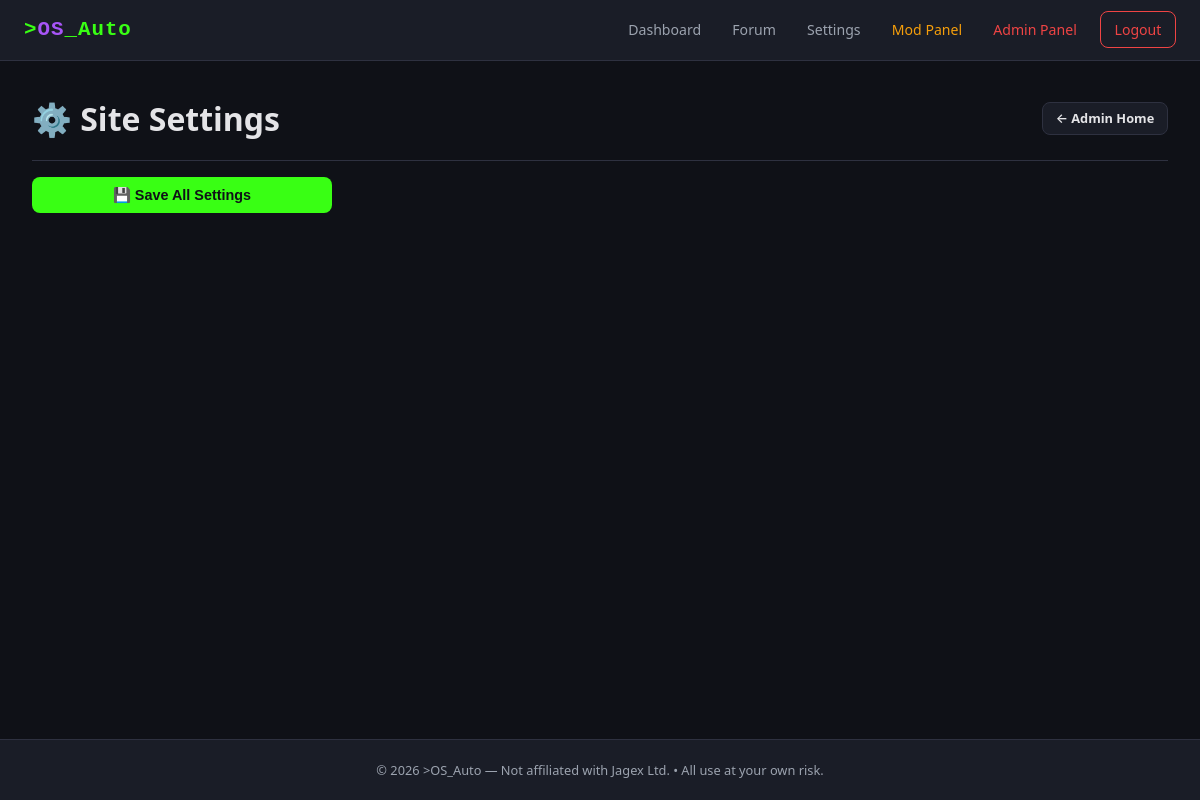
The app's page /admin/settings.php (signed in), older data.
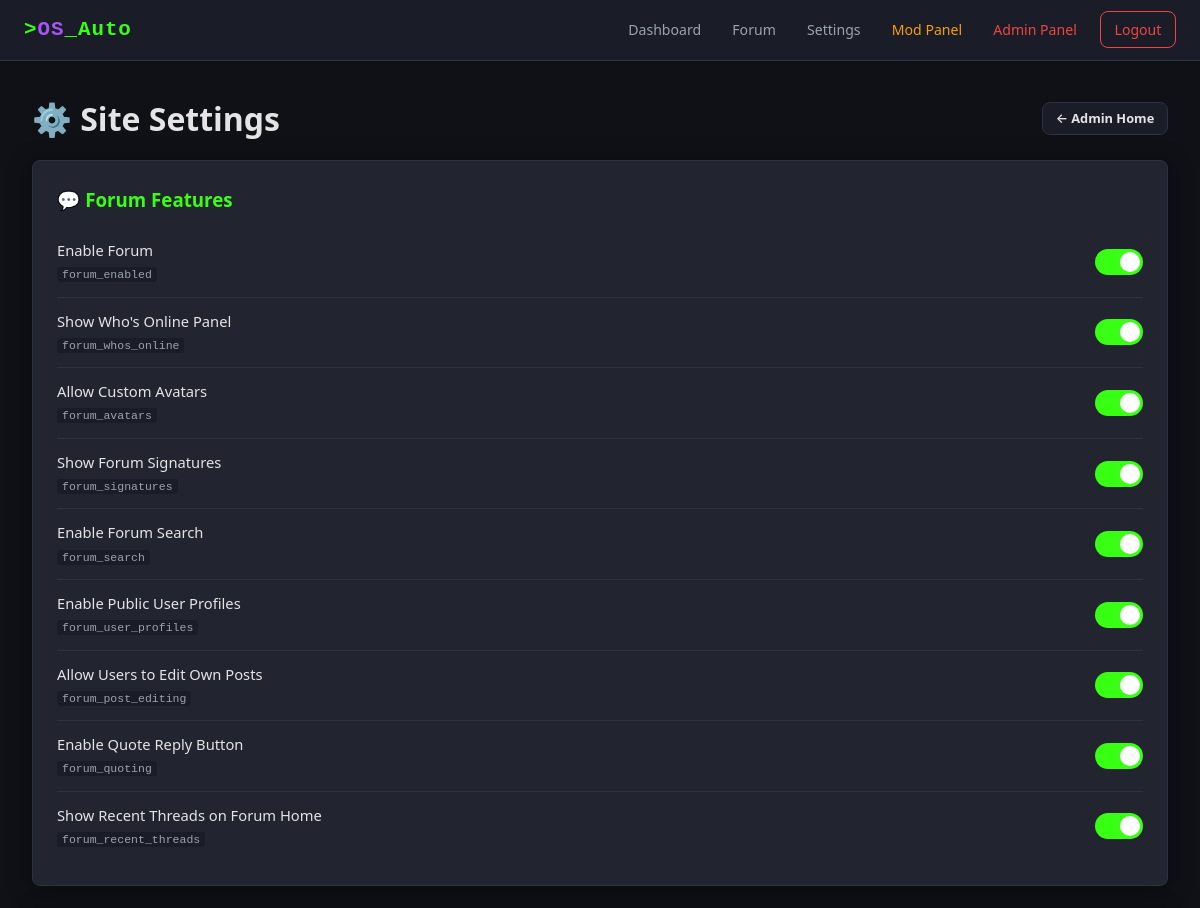
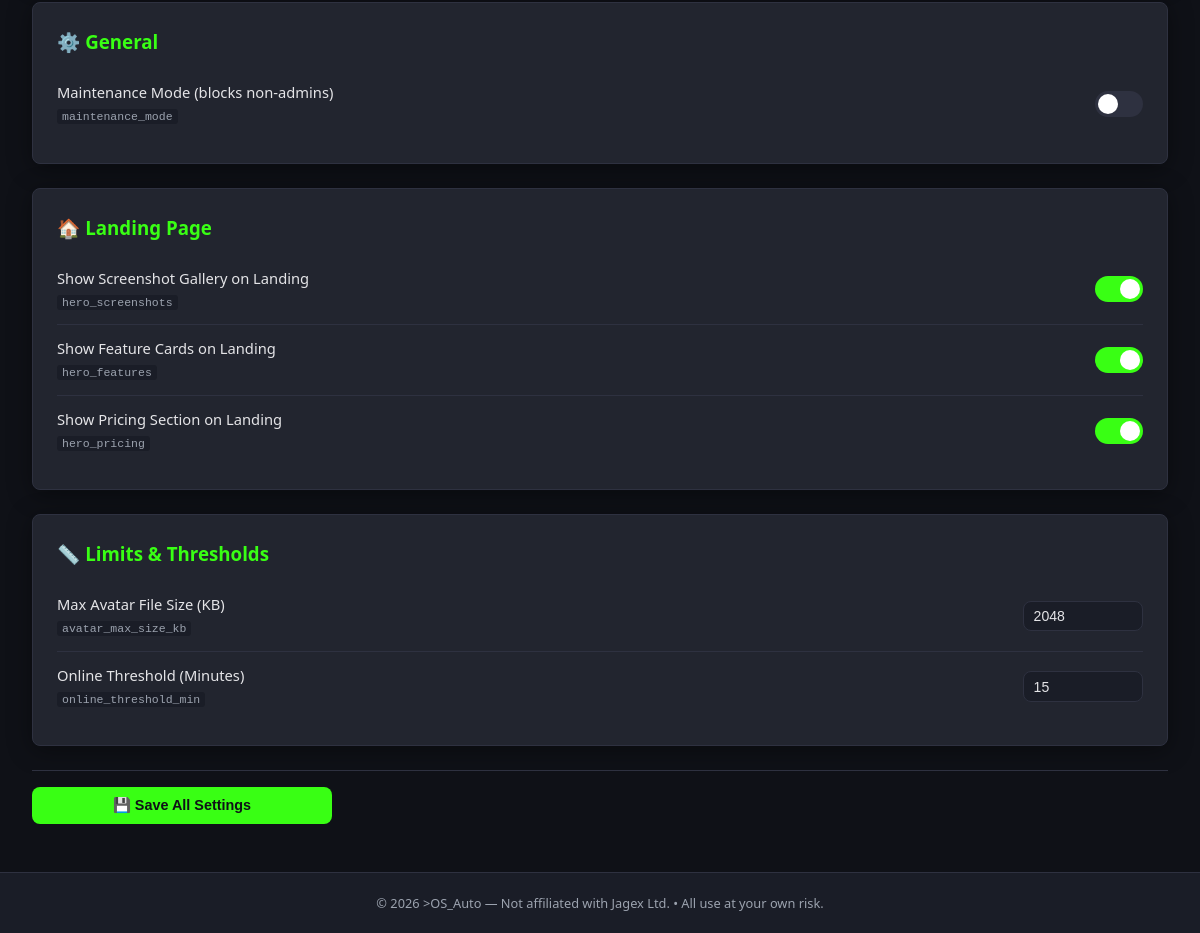
The same page, newer data (2 pictures, top to bottom).
### tables this page shows
CREATE TABLE IF NOT EXISTS `site_settings` (
  `setting_key`   VARCHAR(80)  NOT NULL,
  `setting_value` TEXT         DEFAULT NULL,
  `label`         VARCHAR(200) DEFAULT NULL,
  `category`      VARCHAR(60)  NOT NULL DEFAULT 'general',
  `sort_order`    INT          NOT NULL DEFAULT 0,
  PRIMARY KEY (`setting_key`)
);

### includes/functions.php (called while the page is built, shortened)
<?php
function isLoggedIn(): bool
{
    return isset($_SESSION['user_id']);
}
function hasRole(string $role): bool
{
    $hierarchy = ['user' => 1, 'moderator' => 2, 'admin' => 3];
    $userLevel = $hierarchy[$_SESSION['role'] ?? 'user'] ?? 0;
    $required  = $hierarchy[$role] ?? 99;
    return $userLevel >= $required;
}
function e(string $value): string
{
    return htmlspecialchars($value, ENT_QUOTES, 'UTF-8');
}
function getAllSettings(PDO $pdo): array
{
    return $pdo->query(
        'SELECT * FROM `site_settings` ORDER BY `category` ASC, `sort_order` ASC'
    )->fetchAll();
}

### admin/settings.php (the view, shortened to what this page needs)
<?php
require_once __DIR__ . '/../includes/db.php';
require_once __DIR__ . '/../includes/functions.php';
$settings = getAllSettings($pdo);
$grouped = [];
foreach ($settings as $s) {
    $grouped[$s['category']][] = $s;
}
$categoryLabels = [
    'forum'   => '💬 Forum Features',
    'landing' => '🏠 Landing Page',
    'limits'  => '📏 Limits & Thresholds',
    'general' => '⚙️ General',
];
require_once __DIR__ . '/../includes/header.php';
?>
<div class="flex-between flex-between-mobile mb-1">
  <h1>⚙️ Site Settings</h1>
  <a href="/admin/index.php" class="btn btn-secondary btn-sm">&larr; Admin Home</a>
</div>
<form method="POST">
  <?php foreach ($grouped as $cat => $items): ?>
    <div class="card">
      <h3><?= $categoryLabels[$cat] ?? e(ucfirst($cat)) ?></h3>
      <?php foreach ($items as $s):
        $key  = $s['setting_key'];
        $val  = $s['setting_value'];
        $isBool = in_array($val, ['0','1']) && !in_array($key, ['avatar_max_size_kb','online_threshold_min']);
      ?>
        <div class="toggle-wrap">
          <div>
            <div class="toggle-label"><?= e($s['label'] ?? $key) ?></div>
            <div class="toggle-desc">
              <code style="background:var(--bg-secondary);padding:1px 5px;border-radius:3px;font-size:.72rem;">
                <?= e($key) ?>
              </code>
            </div>
          </div>
          <?php if ($isBool): ?>
            <label class="toggle-switch">
              <span class="toggle-slider"></span>
            </label>
          <?php else: ?>
            <div class="setting-input">
              <input type="text" name="setting[<?= e($key) ?>]"
                     value="<?= e($val) ?>">
            </div>
          <?php endif; ?>
        </div>
      <?php endforeach; ?>
    </div>
  <?php endforeach; ?>
  <div style="position:sticky;bottom:0;background:var(--bg-primary);padding:1rem 0;border-top:1px solid var(--border-color);">
    <button type="submit" class="btn btn-primary" style="width:100%;max-width:300px;">
      💾 Save All Settings
    </button>
  </div>
</form>
<?php require_once __DIR__ . '/../includes/footer.php'; ?>

### includes/header.php (shortened to what this page needs)
<?php
require_once __DIR__ . '/db.php';
require_once __DIR__ . '/functions.php';
?>
<!DOCTYPE html>
<html lang="en">
<head>
</head>
<body>
<header class="navbar">
  <div class="navbar-inner">
    <a href="/index.php" class="brand">&gt;<span>OS</span>_Auto</a>
    <ul class="nav-links">
      <?php if (isLoggedIn()): ?>
        <li><a href="/dashboard.php">Dashboard</a></li>
        <li><a href="/forum/index.php">Forum</a></li>
        <li><a href="/settings.php">Settings</a></li>
        <?php if (hasRole('moderator')): ?>
          <li><a href="/mod/index.php" class="role-mod">Mod Panel</a></li>
        <?php endif; ?>
        <?php if (hasRole('admin')): ?>
          <li><a href="/admin/index.php" class="role-admin">Admin Panel</a></li>
        <?php endif; ?>
        <li><a href="/logout.php" class="btn-logout">Logout</a></li>
      <?php else: ?>
        <li><a href="/login.php">Login</a></li>
        <li><a href="/register.php" class="btn-register">Register</a></li>
      <?php endif; ?>
    </ul>
  </div>
</header>
<main class="container">

### includes/footer.php (shortened to what this page needs)
</main>
<footer class="site-footer">
  &copy; <?= date('Y') ?> >OS_Auto &mdash; Not affiliated with Jagex Ltd.
  &bull; All use at your own risk.
</footer>
</body>
</html>

### includes/header.php (style rules this page uses)
*, *::before, *::after { box-sizing: border-box; margin: 0; padding: 0; }
:root { --bg-primary: #0f1117; --bg-secondary: #1a1d27; --bg-card: #22252f; --border-color: #2e3140; --text-primary: #e4e4e7; --text-secondary:#9ca3af; --accent-green: #39ff14; --accent-purple: #a855f7; --accent-red: #ef4444; --accent-amber: #f59e0b; --accent-blue: #3b82f6; --font-mono: 'Courier New', monospace; --font-main: 'Segoe UI', system-ui, -apple-system, sans-serif; --radius: 8px; --shadow: 0 4px 24px rgba(0,0,0,.4); --nav-height: 60px; }
html { overflow-x: hidden; -webkit-text-size-adjust: 100%; }
body { font-family: var(--font-main); background: var(--bg-primary); color: var(--text-primary); line-height: 1.6; min-height: 100vh; display: flex; flex-direction: column; overflow-x: hidden; max-width: 100vw; }
a { color: var(--accent-green); text-decoration: none; transition: color .2s; }
.navbar { background: var(--bg-secondary); border-bottom: 1px solid var(--border-color); position: sticky; top: 0; z-index: 1000; }
.navbar-inner { max-width: 1320px; margin: 0 auto; padding: 0 1.5rem; height: var(--nav-height); display: flex; align-items: center; justify-content: space-between; }
.brand { font-size: 1.3rem; font-weight: 700; color: var(--accent-green); font-family: var(--font-mono); letter-spacing: 1px; white-space: nowrap; }
.brand span { color: var(--accent-purple); }
.nav-links { display: flex; gap: .25rem; align-items: center; list-style: none; }
.nav-links a { color: var(--text-secondary); font-size: .88rem; padding: .5rem .85rem; border-radius: var(--radius); transition: background .2s, color .2s; white-space: nowrap; }
.nav-links a.role-mod { color: var(--accent-amber); }
.nav-links a.role-admin { color: var(--accent-red); }
.nav-links a.btn-logout { border: 1px solid var(--accent-red); color: var(--accent-red); margin-left: .35rem; }
.container { max-width: 1280px; margin: 0 auto; padding: 2rem 2rem; flex: 1; width: 100%; }
.card { background: var(--bg-card); border: 1px solid var(--border-color); border-radius: var(--radius); padding: 1.5rem; margin-bottom: 1.5rem; box-shadow: var(--shadow); overflow: hidden; }
.card h2, .card h3 { margin-bottom: .75rem; color: var(--accent-green); }
.btn { display: inline-block; padding: .6rem 1.4rem; border: none; border-radius: var(--radius); font-size: .9rem; font-weight: 600; cursor: pointer; transition: opacity .2s, transform .1s; text-align: center; }
.btn-primary { background: var(--accent-green); color: #0f1117; }
.btn-secondary { background: var(--bg-secondary); color: var(--text-primary); border: 1px solid var(--border-color); }
.btn-sm { padding: .35rem .8rem; font-size: .8rem; }
.site-footer { background: var(--bg-secondary); border-top: 1px solid var(--border-color); text-align: center; padding: 1.25rem; font-size: .8rem; color: var(--text-secondary); margin-top: auto; }
.mb-1 { margin-bottom: 1rem; }
.flex-between { display: flex; justify-content: space-between; align-items: center; flex-wrap: wrap; gap: .5rem; }

### admin/settings.php (style rules this page uses)
.toggle-wrap { display:flex;align-items:center;justify-content:space-between;padding:.75rem 0;border-bottom:1px solid var(--border-color); }
.toggle-wrap:last-child { border-bottom:none; }
.toggle-label { font-size:.92rem; }
.toggle-desc { font-size:.78rem;color:var(--text-secondary);margin-top:.1rem; }
.toggle-switch { position:relative;width:48px;height:26px;flex-shrink:0; }
.toggle-slider { position:absolute;top:0;left:0;right:0;bottom:0;background:var(--border-color);border-radius:13px;cursor:pointer;transition:background .3s; }
.toggle-slider::before { content:'';position:absolute;width:20px;height:20px;border-radius:50%;background:#fff;top:3px;left:3px;transition:transform .3s; }
.toggle-switch input:checked+.toggle-slider { background:var(--accent-green); }
.toggle-switch input:checked+.toggle-slider::before { transform:translateX(22px); }
.setting-input { display:flex;align-items:center;gap:.5rem;flex-wrap:wrap; }
.setting-input input { max-width:120px;padding:.4rem .6rem;border-radius:var(--radius);border:1px solid var(--border-color);background:var(--bg-secondary);color:var(--text-primary);font-size:.88rem; }

Row changes from the older to the newer data that the page shows:
added site_settings: label "Enable Forum", setting_key "forum_enabled", shown under "💬 Forum Features"
added site_settings: label "Show Who's Online Panel", setting_key "forum_whos_online", shown under "💬 Forum Features"
added site_settings: label "Allow Custom Avatars", setting_key "forum_avatars", shown under "💬 Forum Features"
added site_settings: label "Show Forum Signatures", setting_key "forum_signatures", shown under "💬 Forum Features"
added site_settings: label "Enable Forum Search", setting_key "forum_search", shown under "💬 Forum Features"
added site_settings: label "Enable Public User Profiles", setting_key "forum_user_profiles", shown under "💬 Forum Features"
added site_settings: label "Allow Users to Edit Own Posts", setting_key "forum_post_editing", shown under "💬 Forum Features"
added site_settings: label "Enable Quote Reply Button", setting_key "forum_quoting", shown under "💬 Forum Features"
added site_settings: label "Show Recent Threads on Forum Home", setting_key "forum_recent_threads", shown under "💬 Forum Features"
added site_settings: label "Maintenance Mode (blocks non-admins)", setting_key "maintenance_mode", shown under "⚙️ General"
added site_settings: label "Show Screenshot Gallery on Landing", setting_key "hero_screenshots", shown under "🏠 Landing Page"
added site_settings: label "Show Feature Cards on Landing", setting_key "hero_features", shown under "🏠 Landing Page"
added site_settings: label "Show Pricing Section on Landing", setting_key "hero_pricing", shown under "🏠 Landing Page"
added site_settings: label "Max Avatar File Size (KB)", setting_key "avatar_max_size_kb", setting_value "2048", shown under "📏 Limits & Thresholds"
added site_settings: label "Online Threshold (Minutes)", setting_key "online_threshold_min", setting_value "15", shown under "📏 Limits & Thresholds"
Text that changed along with them:
new list line: "💬 Forum Features"
new list line: "⚙️ General"
new list line: "🏠 Landing Page"
new list line: "📏 Limits & Thresholds"
